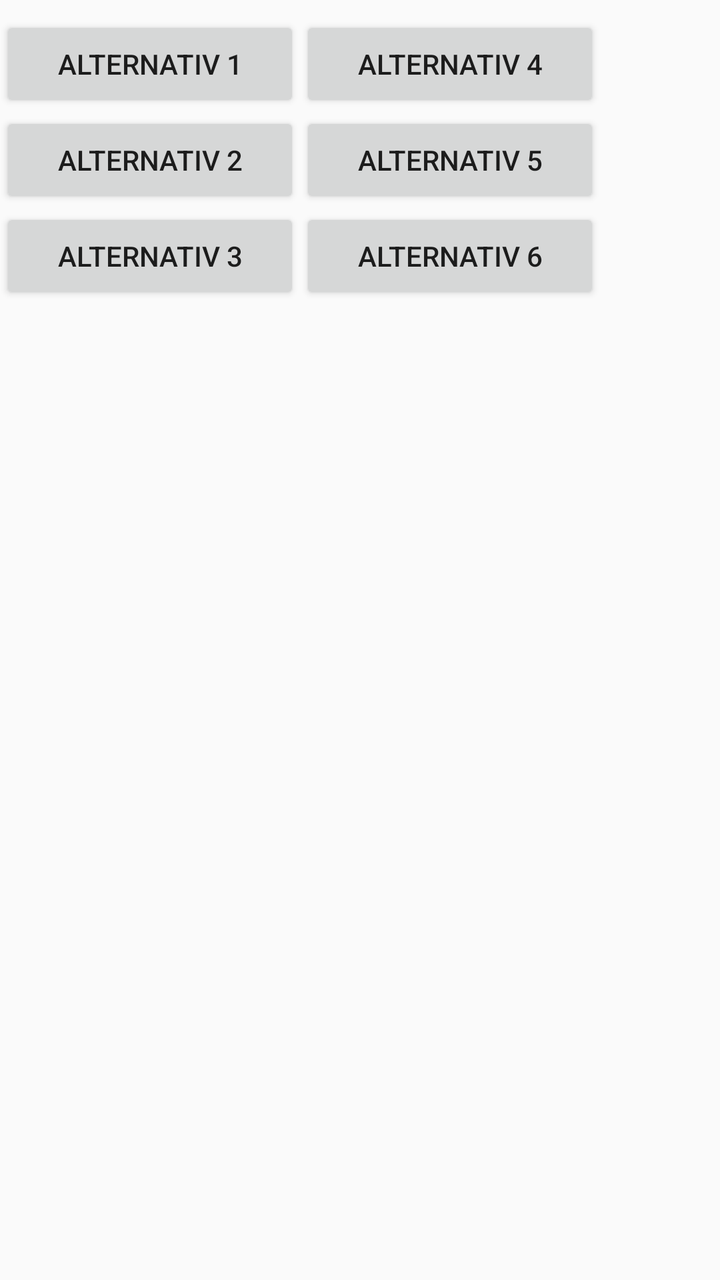
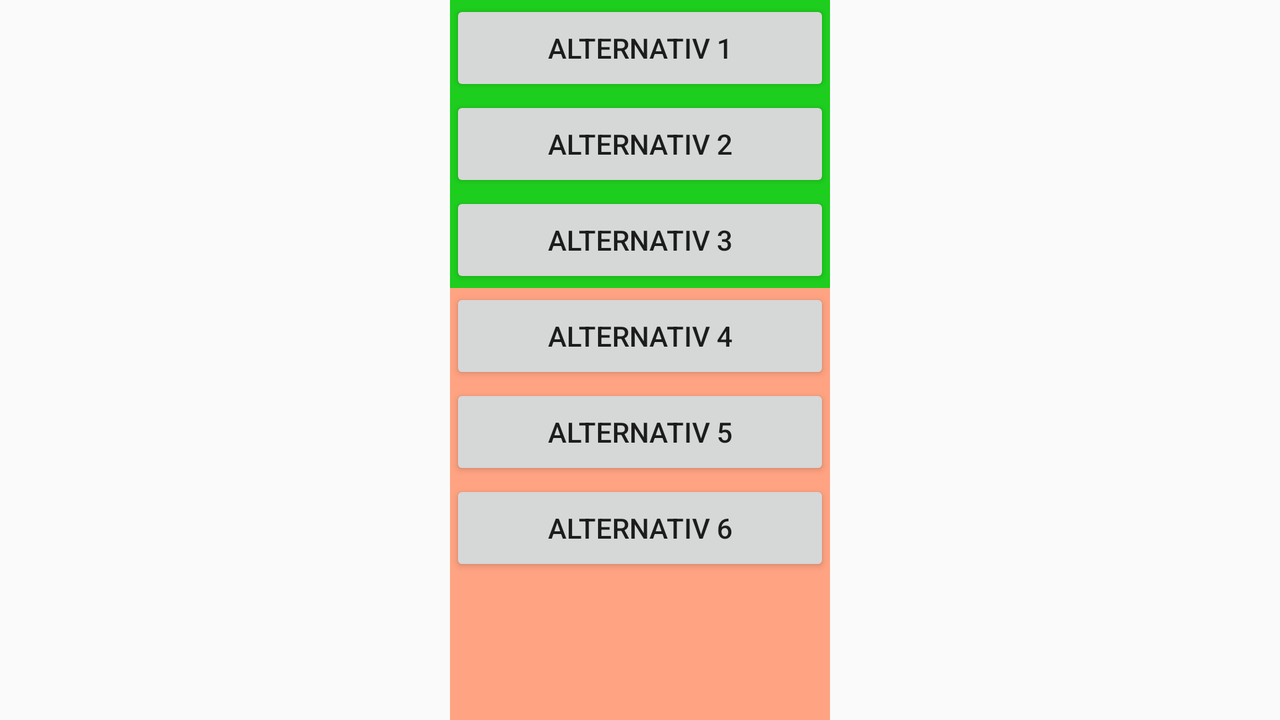

One screen, two layout resources from the same app: the default and the repository's alternative for another configuration. Each is rendered where Android would select it; the XML of both is given below.
<!-- AndroidManifest.xml: application theme AppThemeFullscreen -->
<!-- res/layout/fragment_multiple_choice.xml -->
<?xml version="1.0" encoding="utf-8"?>
<RelativeLayout xmlns:android="http://schemas.android.com/apk/res/android"
    xmlns:tools="http://schemas.android.com/tools"
    android:layout_gravity="left|right|center_horizontal|fill_horizontal|center|fill|start|end"
    android:orientation="horizontal"
    android:layout_width="wrap_content"
    android:layout_height="match_parent"
    android:layout_marginTop="8dp"
    android:layout_marginBottom="8dp">
    <LinearLayout android:orientation="vertical" 
        android:id="@+id/contMultipleCol1"
        android:layout_width="150dp"
        android:layout_height="match_parent">

        <Button android:visibility="gone" 
        android:layout_width="match_parent"
        android:layout_height="wrap_content"
        tools:visibility="visible"
        android:text="Alternativ 1" />

        <Button android:visibility="gone" 
        android:layout_width="match_parent"
        android:layout_height="wrap_content"
        tools:visibility="visible"
        android:text="Alternativ 2" />

        <Button android:visibility="gone" 
        android:layout_width="match_parent"
        android:layout_height="wrap_content"
        tools:visibility="visible"
        android:text="Alternativ 3" />

    </LinearLayout>
    <LinearLayout android:orientation="vertical" 
        android:id="@+id/contMultipleCol2"
        android:visibility="invisible"
        android:layout_width="150dp"
        android:layout_height="match_parent"
        tools:visibility="visible"
        android:layout_toRightOf="@+id/contMultipleCol1">

        <Button android:visibility="gone" 
        android:layout_width="match_parent"
        android:layout_height="wrap_content"
        tools:visibility="visible"
        android:text="Alternativ 4" />

        <Button android:visibility="gone" 
        android:layout_width="match_parent"
        android:layout_height="wrap_content"
        tools:visibility="visible"
        android:text="Alternativ 5" />

        <Button android:visibility="gone" 
        android:layout_width="match_parent"
        android:layout_height="wrap_content"
        tools:visibility="visible"
        android:text="Alternativ 6" />

    </LinearLayout>
</RelativeLayout>
<!-- resources referenced by this layout -->
<resources>
  <style name="AppThemeFullscreen" parent="Theme.AppCompat.Light.DarkActionBar">
          <item name="colorPrimary">@color/colorPrimary</item>
          <item name="colorPrimaryDark">@color/colorPrimaryDark</item>
          <item name="colorAccent">@color/colorAccent</item>
          <item name="android:windowFullscreen">true</item>
      </style>
  <color name="colorPrimary">#3f51b5</color>
  <color name="colorPrimaryDark">#303f9f</color>
  <color name="colorAccent">#ffa382</color>
</resources>
<!-- res/layout-land/fragment_multiple_choice.xml (the repository's variant of the layout above) -->
<!-- drawn on the phone turned sideways -->
<?xml version="1.0" encoding="utf-8"?>
<RelativeLayout xmlns:android="http://schemas.android.com/apk/res/android"
    xmlns:tools="http://schemas.android.com/tools"
    android:layout_width="wrap_content"
    android:layout_height="match_parent"
    android:layout_gravity="center_horizontal"
    tools:background="@color/colorAccent">

    <LinearLayout
        android:id="@+id/contMultipleCol1"
        android:layout_width="@dimen/btnMultipleWidth"
        android:layout_height="wrap_content"
        android:orientation="vertical"
        tools:background="@color/colorgreen">
        <Button
            android:layout_width="match_parent"
            android:layout_height="wrap_content"
            android:text="Alternativ 1"
            android:visibility="gone"
            tools:visibility="visible"/>
        <Button
            android:layout_width="match_parent"
            android:layout_height="wrap_content"
            android:text="Alternativ 2"
            android:visibility="gone"
            tools:visibility="visible"/>
        <Button
            android:layout_width="match_parent"
            android:layout_height="wrap_content"
            android:text="Alternativ 3"
            android:visibility="gone"
            tools:visibility="visible"/>

    </LinearLayout>

    <LinearLayout
        android:id="@+id/contMultipleCol2"
        android:layout_width="@dimen/btnMultipleWidth"
        android:layout_height="wrap_content"
        android:layout_below="@id/contMultipleCol1"
        android:orientation="vertical"
        android:visibility="invisible"
        tools:visibility="visible"
        tools:background="@color/colorAccent">
        <Button
            android:layout_width="match_parent"
            android:layout_height="wrap_content"
            android:text="Alternativ 4"
            android:visibility="gone"
            tools:visibility="visible"/>
        <Button
            android:layout_width="match_parent"
            android:layout_height="wrap_content"
            android:text="Alternativ 5"
            android:visibility="gone"
            tools:visibility="visible"/>
        <Button
            android:layout_width="match_parent"
            android:layout_height="wrap_content"
            android:text="Alternativ 6"
            android:visibility="gone"
            tools:visibility="visible"/>

    </LinearLayout>




</RelativeLayout>
<!-- resources referenced by the variant -->
<!-- as the phone turned sideways resolves them -->
<resources>
  <color name="colorAccent">#ffa382</color>
  <color name="colorgreen">#1ece1e</color>
  <dimen name="btnMultipleWidth">190dp</dimen>
  <style name="AppThemeFullscreen" parent="Theme.AppCompat.Light.DarkActionBar">
          <item name="colorPrimary">@color/colorPrimary</item>
          <item name="colorPrimaryDark">@color/colorPrimaryDark</item>
          <item name="colorAccent">@color/colorAccent</item>
          <item name="android:windowFullscreen">true</item>
      </style>
  <color name="colorPrimary">#3f51b5</color>
  <color name="colorPrimaryDark">#303f9f</color>
</resources>
